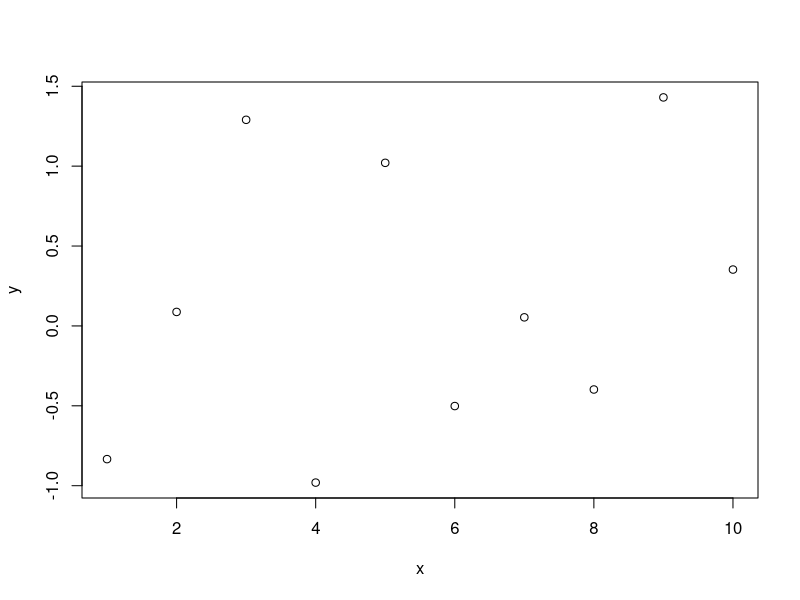

The R script that drew this image: (Note: this script raises an error after producing the figure.)
## ---- chunk 1
knitr::opts_chunk$set(echo = TRUE)
## ---- chunk 2
rnorm(10)
# this is an R code note
## ---- chunk 3
x <- 1:10
y <- rnorm(10)
plot(x, y)
## ---- chunk 4

x <- 1:10
length(x)
class(x)
x

as.character(x)

mydf <- data.frame(x, y = rnorm(10), abc = letters[1:10])
dim(mydf)
mydf <- data.frame(x, y = rnorm(10))
as.matrix(mydf)
## ---- chunk 5
# install.packages("tidyverse")
# install.packages("readr")
library(tidyverse)
library(readr)

# First get births
B2014 <- 
  read_delim("BirthsSpain2014.txt",
           trim_ws = TRUE,
           delim = " ") %>% 
  mutate(Sex = "Total",
         Age = parse_number(Age)) %>% 
  select(Year, Age, Sex, Births = Total)
         
# now get deaths
D2014 <- 
  read_delim("DeathsSpain2014.txt",
           trim_ws = TRUE,
           delim = " ") %>% 
    pivot_longer(Female:Total, 
                 names_to = "Sex", 
                 values_to = "Deaths") %>% 
    mutate(Age = parse_number(Age))

# now get population
P2014 <- 
  read_delim("PopulationSpain2014.txt",
           trim_ws = TRUE,
           delim = " ") %>% 
    pivot_longer(Female:Total, 
                 names_to = "Sex", 
                 values_to = "Population") %>% 
    mutate(Age = parse_number(Age))

P2015 <- 
  read_delim("PopulationSpain2015.txt",
           trim_ws = TRUE,
           delim = " ") %>% 
    pivot_longer(Female:Total, 
                 names_to = "Sex", 
                 values_to = "Population") %>% 
    mutate(Age = parse_number(Age))
## ---- chunk 6
ES2014 <-
  P2014 %>% 
  bind_rows(P2015) %>% 
  pivot_wider(names_from = Year,
              values_from = "Population",
              names_prefix = "P") %>% 
  left_join(D2014) %>% 
  left_join(B2014) %>% 
  arrange(Sex, Age) 
## ---- chunk 7

ES2014 %>% 
  select(Sex, Age, Population = P2015) %>% 
  filter(Sex != "Total") %>% 
  mutate(Population = ifelse(Sex == "Male", -Population, Population)) %>%   ggplot(aes(x = Age, y = Population, fill = Sex, color = Sex)) +
  geom_bar(stat = "identity") +
  coord_flip()
## ---- chunk 8
ES2014 %>% 
  filter(Sex == "Total") %>% 
  mutate(Exposure = (P2014 + P2015) / 2) %>% 
  summarize(Deaths = sum(Deaths),
            Exposure = sum(Exposure)) %>% 
  mutate(CDR = Deaths / Exposure)
## ---- chunk 9
ES2014 %>% 
  mutate(Exposure = (P2014 + P2015) / 2,
         M = Deaths / Exposure) %>% 
  ggplot(aes(x = Age, y = M, color = Sex)) + 
  geom_line() +
  scale_y_log10() +
  xlim(0,109)
